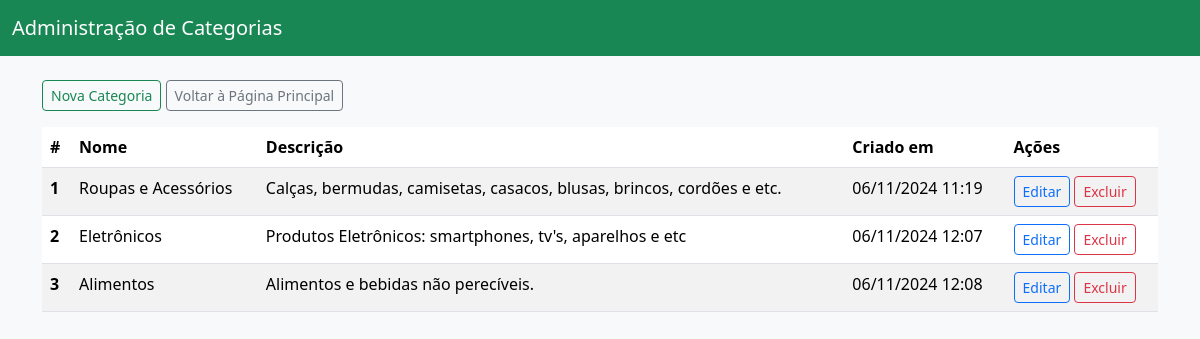
Page /categorias/ on the earlier database version.
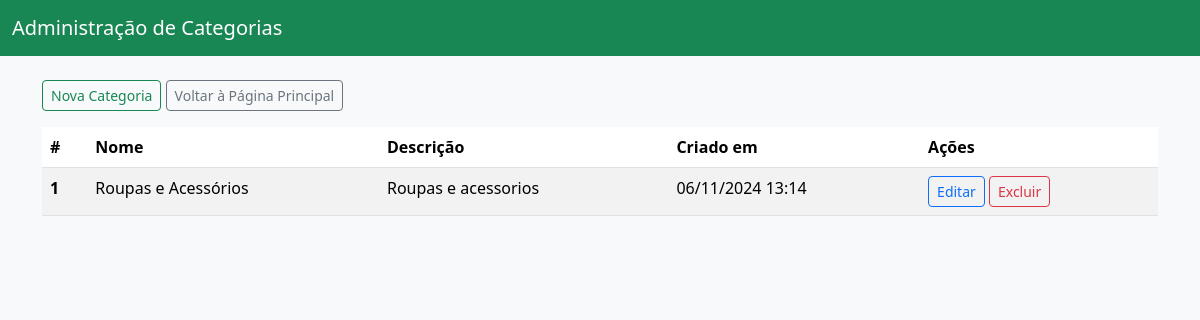
Same page on the later database version.
### todos/models.py (models this page shows, shortened)
class Categoria(models.Model):
    nome = models.CharField(verbose_name="Nome",max_length=100,null=False,blank=False)
    descricao = models.TextField(verbose_name="Descrição",max_length=100,null=False,blank=False)
    created_at = models.DateTimeField(verbose_name="Criado em",auto_now_add=True,null=False,blank=False)

### todos/views.py (the view)
# urls.py: path('categorias/', CategoriaListView.as_view(), name='categoria_list'),
class CategoriaListView(ListView):
    model = Categoria
    template_name = 'todos/categoria_list.html'
    context_object_name = 'categoria_list'

### todos/templates/todos/categoria_list.html (shortened to what this page needs)
<!DOCTYPE html>
<html lang="pt-br">
<head>
    <link href="https://cdn.jsdelivr.net/npm/bootstrap@5.3.3/dist/css/bootstrap.min.css" rel="stylesheet">
</head>
<body>
<nav class="navbar navbar-expand-lg navbar-custom">
    <div class="container-fluid">
        <a class="navbar-brand" href="#" style="color: #ffffff;">Administração de Categorias</a>
    </div>
</nav>
<div class="container mt-4">
    <a href="{% url 'categoria_create' %}" class="btn btn-outline-success btn-sm mb-3">Nova Categoria</a>
    <a href="{% url 'produto_list' %}" class="btn btn-outline-secondary btn-sm mb-3">Voltar à Página Principal</a>
    <table class="table table-striped">
        <thead>
            <tr>
                <th>#</th>
                <th>Nome</th>
                <th>Descrição</th>
                <th>Criado em</th>
                <th>Ações</th>
            </tr>
        </thead>
        <tbody>
            {% for categoria in categoria_list %}
                <tr>
                    <th scope="row">{{ categoria.id }}</th>
                    <td>{{ categoria.nome }}</td>
                    <td>{{ categoria.descricao }}</td>
                    <td>{{ categoria.created_at|date:"d/m/Y H:i" }}</td>
                    <td>
                        <a href="{% url 'categoria_update' categoria.pk %}" class="btn btn-outline-primary btn-sm">Editar</a>
                        <a href="{% url 'categoria_delete' categoria.pk %}" class="btn btn-outline-danger btn-sm">Excluir</a>
                    </td>
                </tr>
            {% endfor %}
        </tbody>
    </table>
</div>
</body>
</html>

Differences in the rows shown:
removed Categoria: id "2", nome "Eletrônicos", descricao "Produtos Eletrônicos: smartphones, tv's, aparelhos e etc", created_at "06/11/2024 12:07"
removed Categoria: id "3", nome "Alimentos", descricao "Alimentos e bebidas não perecíveis.", created_at "06/11/2024 12:08"
changed Categoria "Roupas e Acessórios": descricao "Calças, bermudas, camisetas, casacos, blusas, brincos, cordões e etc." → "Roupas e acessorios"; created_at "06/11/2024 11:19" → "06/11/2024 13:14"
